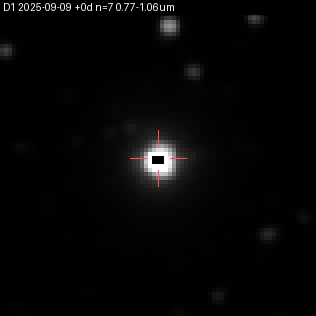
#> input picture phase1_out/barnard_visit_blink_D1_display_saturated.gif, 316 x 316 px
$ python make_deck.py
#> lines starting #> are read from the running program, lines starting #| are printed output that depends on the picture
# AI-assisted: written with Claude Code (Anthropic). See AI_USAGE.md.
"""7-slide demo deck -> demo/SkyDrift_demo.pdf (16:9, matplotlib only).

Images are real SkyDrift renders of SPHEREx data (phase1_out/, docs/data/, demo/, validation plot).
Numbers are copied from PROGRESS.md "Final numbers" (final snapshot, 2026-11-15).
Usage: python scripts/make_deck.py [--png-dir DIR]   (PNG copies of each slide for checking)
"""
import argparse
import json
import sys
import textwrap
from pathlib import Path

import matplotlib
matplotlib.use("Agg")
import matplotlib.pyplot as plt  # noqa: E402
import numpy as np  # noqa: E402
from matplotlib.backends.backend_pdf import PdfPages  # noqa: E402
from PIL import Image  # noqa: E402

ROOT = Path(__file__).resolve().parents[1]
sys.path.insert(0, str(ROOT))
from engine import render  # noqa: E402

W, H = 13.333, 7.5
PINK, WHITE, MUTED, AMBER = "#FD91CC", "#FFFFFF", "#D6E0FA", "#FFD98A"
FONT, LIGHT = "Segoe UI", "Segoe UI Light"
plt.rcParams.update({"font.family": [FONT, "DejaVu Sans"], "pdf.fonttype": 42})
RNG = np.random.default_rng(7)
STARS = (RNG.uniform(0, 1, 160), RNG.uniform(0, 1, 160) ** 0.6, RNG.uniform(0.2, 2.2, 160), RNG.uniform(.25, .9, 160))


def slide():
    fig = plt.figure(figsize=(W, H), dpi=100)
    bg = fig.add_axes([0, 0, 1, 1])
    g = np.linspace(0, 1, 256)[:, None]
    top, mid, bot = np.array([2, 4, 12]) / 255, np.array([4, 16, 46]) / 255, np.array([7, 30, 92]) / 255
    col = np.where(g < .55, top + (mid - top) * (g / .55), mid + (bot - mid) * ((g - .55) / .45))
    bg.imshow(np.repeat(col[:, None, :], 2, axis=1).reshape(256, 2, 3), aspect="auto", extent=[0, 1, 0, 1])
    x, y, s, a = STARS
    bg.scatter(x, 1 - y * .9, s=s, c="white", alpha=a, linewidths=0)
    bg.set_xlim(0, 1)
    bg.set_ylim(0, 1)
    bg.axis("off")
    return fig, bg


def title(bg, text, kicker=None):
    if kicker:
        bg.text(.05, .915, kicker.upper(), color=PINK, fontsize=12, fontweight="semibold", va="center")
    bg.text(.05, .845, text, color=WHITE, fontsize=34, family=LIGHT, va="center")
    bg.plot([.05, .30], [.785, .785], color=PINK, lw=2.2, solid_capstyle="round")


def para(bg, x, y, text, width=48, size=15, color=WHITE, gap=1.45):
    lines = []
    for block in text.split("\n"):
        lines += textwrap.wrap(block, width) or [""]
    for i, ln in enumerate(lines):
        bg.text(x, y - i * gap * size / 72 / H, ln, color=color, fontsize=size, va="top")
    return y - len(lines) * gap * size / 72 / H


def bullets(bg, x, y, items, width=46, size=15):
    for it in items:
        bg.text(x, y, "•", color=PINK, fontsize=size, va="top")
        y = para(bg, x + .018, y, it, width, size) - .018
    return y


def image(fig, rect, arr_or_path, caption=None, cap_color=MUTED):
    ax = fig.add_axes(rect)
    img = np.asarray(Image.open(arr_or_path).convert("RGB")) if isinstance(arr_or_path, (str, Path)) else arr_or_path
    ax.imshow(img, interpolation="nearest")
    ax.set_xticks([])
    ax.set_yticks([])
    for sp in ax.spines.values():
        sp.set_color((1, 1, 1, .35))
    if caption:
        ax.set_title(caption, color=cap_color, fontsize=12, pad=6)
    return ax


def gif_frames(path):
    im = Image.open(path)
    out = []
    try:
        while True:
            out.append(np.asarray(im.convert("RGB")).copy())
            im.seek(im.tell() + 1)
    except EOFError:
        pass
    return out


def crop_center(a, frac=.62):
    h, w = a.shape[:2]
    ch, cw = int(h * frac), int(w * frac)
    y0, x0 = 14 + (h - 14 - ch) // 2, (w - cw) // 2   # skip the 14-px label strip
    return a[y0:y0 + ch, x0:x0 + cw]


def load_view(key):
    d = ROOT / "docs" / "data" / key
    return d, json.loads((d / "manifest.json").read_text())


def exp_frames(d, m, band):
    h, w = m["shape"]
    enc = m["bands"][band]["enc"]["exp"]
    q = np.fromfile(d / f"{band}_exp.i16", "<i2").reshape(-1, h, w)
    return [np.where(q[k] == -32768, np.nan, enc["offset"][k] + (q[k] + 32500.0) * enc["scale"][k])
            for k in range(len(q))]


def to_rgb(a, st):
    return np.asarray(render.frame_image(a, st, "", scale=3, crosshair=False))


def main():
    ap = argparse.ArgumentParser()
    ap.add_argument("--png-dir", default=None)
    a = ap.parse_args()
    out = ROOT / "demo" / "SkyDrift_demo.pdf"
    figs = []

    # 1 Title
    fig, bg = slide()
    bg.text(.07, .60, "◐", color=PINK, fontsize=64, va="center")
    bg.text(.15, .60, "SkyDrift", color=WHITE, fontsize=72, family=LIGHT, va="center")
    bg.plot([.07, .55], [.47, .47], color=PINK, lw=2.4, solid_capstyle="round")
    bg.text(.07, .40, "Blink SPHEREx images of any patch of sky.\nWatch what moves, and what changes.",
            color=MUTED, fontsize=22, va="top", linespacing=1.4)
    bg.text(.07, .13, "NASA Space Apps 2026: Planet X and SPHEREx", color=PINK, fontsize=18, fontweight="semibold")
    figs.append(fig)

    # 2 What it does
    fig, bg = slide()
    title(bg, "What it does", "The problem")
    y = para(bg, .05, .72, "SPHEREx images the whole sky at 0.75–5 µm, over and over. Somewhere in those "
             "images are nearby stars and brown dwarfs that drift between visits, and objects that change "
             "brightness. Finding them by flipping through hundreds of exposures by eye does not scale.",
             width=92, size=17)
    bg.text(.05, y - .04, "SkyDrift's answer", color=PINK, fontsize=15, fontweight="semibold", va="top")
    bullets(bg, .05, y - .11, [
        "Enter a position (or tap a preset): it collects every SPHEREx exposure of that spot.",
        "A wavelength-fair visit blink, so only real changes show.",
        "It flags movers and variables itself, measures them, and checks its own measurements "
        "against known stars.",
        "Runs locally, or as a static site of five pre-built presets."], width=90, size=16)
    figs.append(fig)

    # 3 Barnard's Star
    fig, bg = slide()
    title(bg, "Barnard's Star moves", "Real SPHEREx data, detector D1")
    fr = gif_frames(ROOT / "phase1_out" / "barnard_visit_blink_D1_display_saturated.gif")
#> in gif_frames, im is the input picture: PIL image 316x316 P; mean R, G, B 5.9, 5.8, 5.8
#> after the loop in gif_frames, `while True:`:
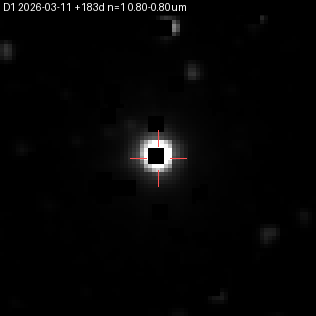
#> im: PIL image 316x316 RGB; mean R, G, B 4.9, 4.8, 4.8
#> after the loop in gif_frames, `while True:`: out = 2 items
#> fr = 2 items
    image(fig, [.05, .13, .36, .60], crop_center(fr[0], .9), "Visit 1: 2025-09-09")
#> in crop_center, `return a[y0:y0 + ch, x0:x0 + cw]`:
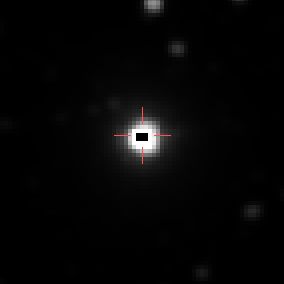
#> returned value: shape (284, 284, 3); mean of channels 0, 1, 2 5.9, 5.7, 5.7; drawn as R, G, B
#> the loop in image, `for sp in ax.spines.values():` made 4 passes
    image(fig, [.43, .13, .36, .60], crop_center(fr[-1], .9), "Visit 2: 2026-03-11 (+183 d)")
#> the loop in image (call 2), `for sp in ax.spines.values():` made 4 passes
    y = para(bg, .815, .72, "Measured shift", width=18, size=13, color=MUTED)
    bg.text(.815, y - .01, "6.52″", color=PINK, fontsize=36, family=LIGHT, va="top")
    y = para(bg, .815, y - .13, "predicted 5.22″ over 183 days (literature proper motion)", width=20, size=13)
    y = para(bg, .815, y - .03, "Neighbour stars moved a median 0.41″.", width=20, size=13)
    para(bg, .815, y - .03, "Barnard's Star is saturated: its core is shown with saturation flags "
         "unmasked, for display only, so the measurement is approximate.", width=20, size=11.5, color=AMBER)
    bg.text(.05, .07, "Crosshair = same sky position in both frames. North up, east left. One pixel = 3.1″.",
            color=MUTED, fontsize=11.5)
    figs.append(fig)

    # 4 Wavelength-fair blink
    fig, bg = slide()
#> in slide (call 4), `col = np.where(g < .55, top + (mid - top) * (g / .55), mid + (bot - mi..`: col = 256 rows, first 8: [0.00784, 0.0157, 0.0471], [0.0079, 0.016, 0.048], [0.00795, 0.0164, 0.049], [0.00801, 0.0167, 0.0499], [0.00807, 0.017, 0.0509], [0.00812, 0.0174, 0.0518], [0.00818, 0.0177, 0.0528], [0.00823, 0.018, 0.0537]
    title(bg, "Wavelength-fair blink", "Why raw exposures flicker")
    d, m = load_view("r_dra")
    band = "D1"
    ex = exp_frames(d, m, band)
    meta = m["bands"][band]["exposures"]
    v0 = [k for k, e in enumerate(meta) if e["visit"] == meta[0]["visit"] and e["wav"]]
    pick = [v0[0], v0[len(v0) // 2], v0[-1]] if len(v0) >= 3 else v0[:3]
    st = m["bands"][band]["stretch"]["exp"]
    for i, k in enumerate(pick):
        image(fig, [.05 + i * .195, .37, .18, .30], crop_center(to_rgb(ex[k], st), .8)[14:],
              f"{meta[k]['wav']:.3f} µm")
    h, w = m["shape"]
    vis = np.fromfile(d / f"{band}_visits.f32", "<f4").reshape(-1, h, w)
    vm = m["bands"][band]["visits"][0]
    image(fig, [.66, .37, .29, .30], crop_center(to_rgb(vis[0], m["bands"][band]["stretch"]["visits"]), .8)[14:],
          f"Visit stack: {vm['n']} exposures, {vm['wav'][0]:.2f}–{vm['wav'][1]:.2f} µm")
    bg.text(.05, .735, "Single exposures, one visit of R Draconis (D1)", color=MUTED, fontsize=12.5)
    bg.text(.62, .52, "→", color=PINK, fontsize=34, va="center")
    bullets(bg, .05, .30, [
        "SPHEREx's filters vary across each detector, so every exposure sees a given star at a "
        "different wavelength. Blinking raw exposures flickers for that reason alone.",
        "SkyDrift stacks each detector per visit (inverse-variance weighted) on a common north-up "
        "grid, with one shared stretch, so only real motion or brightness change survives the blink."],
            width=118, size=14.5)
    figs.append(fig)

    # 5 Measuring what moves: WISE 0855
    fig, bg = slide()
    title(bg, "Measuring what moves", "WISE 0855-0714, the coldest known brown dwarf")
    image(fig, [.05, .33, .56, .42], ROOT / "demo" / "wise0855_D1_vs_D6.png")
    bg.text(.09, .305, "Left: D1, ~1 µm. The source near the crosshair is a background star.", color=MUTED, fontsize=11.5, va="top")
    bg.text(.09, .27, "Right: D6, ~4.6 µm. WISE 0855 itself.", color=MUTED, fontsize=11.5, va="top")
    bg.text(.65, .74, "Motion in D6 (4.6 µm)", color=MUTED, fontsize=13, va="top")
    bg.text(.65, .695, "4.07″", color=PINK, fontsize=38, family=LIGHT, va="top")
    y = para(bg, .65, .585, "measured, vs 4.61″ predicted from proper motion + parallax; "
             "position angle 281° vs 277°.", width=36, size=13.5)
    y = para(bg, .65, y - .025, "The candidate finder recovered it automatically as the field's known "
             "target and ranked it in the candidates list.", width=36, size=13.5)
    para(bg, .05, .205, "Provisional: invisible at ~1 µm, visible at ~4.6 µm. Only two D6 visits; a "
         "background star ~9″ away blends into short-wavelength measurements; the reference epoch of the "
         "challenge coordinates was inferred from the data; proper motion is a literature value, not live "
         "Gaia. D3 and D5 do not match the prediction (D3 is the neighbour star).",
         width=128, size=13, color=AMBER)
    figs.append(fig)

    # 6 Truth check
    fig, bg = slide()
    title(bg, "Truth check", "Does it measure known motions correctly?")
    image(fig, [.03, .10, .60, .64], ROOT / "app" / "static" / "validation" / "truth_plot.png")
    bg.text(.66, .74, "Final snapshot", color=MUTED, fontsize=13, va="top")
    bg.text(.66, .70, "48", color=PINK, fontsize=40, family=LIGHT, va="top")
    bg.text(.725, .655, "measurements of 29 stars", color=WHITE, fontsize=14, va="center")
    y = para(bg, .66, .585, "35 consistent with the prediction within 3σ.", width=38, size=13)
    y = para(bg, .66, y - .015, "RMS vector residual 0.85″ (consistent) and 1.86″ (all, outliers kept). "
             "One SPHEREx pixel = 6.2″.", width=38, size=13)
    y = para(bg, .66, y - .015, "Unsaturated stars only: 32 measurements of 18 stars, 25 consistent; "
             "RMS 0.81″ / 1.38″.", width=38, size=13)
    para(bg, .66, y - .03, "Limits: comparison values are literature proper motions and parallaxes, not "
         "live Gaia DR3 (IRSA's Gaia service was down). Coverage comes from a sampled S3 scan. "
         "Outliers are kept, not tuned away.", width=42, size=11.5, color=AMBER)
    figs.append(fig)

    # 7 Credits and disclosure
    fig, bg = slide()
    title(bg, "Credits and disclosure")
    y = para(bg, .05, .72, "This publication makes use of data products from the Spectro-Photometer for the "
             "History of the Universe, Epoch of Reionization and Ices Explorer (SPHEREx), which is a joint "
             "project of the Jet Propulsion Laboratory and the California Institute of Technology, and is "
             "funded by the National Aeronautics and Space Administration. Data: SPHEREx DR1 and QR3 spectral "
             "images from the NASA/IPAC Infrared Science Archive (IRSA).", width=118, size=13.5, color=MUTED)
    bg.text(.05, y - .05, "AI-assisted, human-directed: Claude Code wrote the code.", color=WHITE,
            fontsize=17, va="top")
    para(bg, .05, y - .11, "No AI-generated images: every picture is SPHEREx data rendered by SkyDrift.",
         width=118, size=13.5, color=MUTED)
    bg.text(.05, .25, "Live site", color=MUTED, fontsize=13)
    bg.text(.05, .195, "https://developerdrift.github.io/skydrift/", color=PINK, fontsize=19)
    bg.text(.05, .125, "Repository", color=MUTED, fontsize=13)
    bg.text(.05, .07, "https://github.com/developerdrift/skydrift", color=PINK, fontsize=19)
    figs.append(fig)

    with PdfPages(out, metadata={"Title": "SkyDrift demo", "Author": "SkyDrift team",
                                 "Creator": "matplotlib", "Producer": "matplotlib"}) as pdf:
        for i, f in enumerate(figs, 1):
            pdf.savefig(f)
            if a.png_dir:
                f.savefig(Path(a.png_dir) / f"slide{i}.png", dpi=60)
            plt.close(f)
    print(out, len(figs), "slides")


if __name__ == "__main__":
#> (the run stopped early here; a loop or call above may not have finished)
